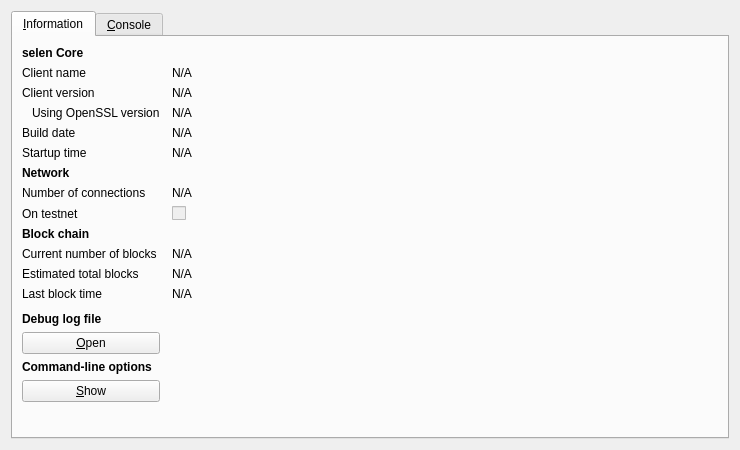
<?xml version="1.0" encoding="UTF-8"?>
<ui version="4.0">
 <class>RPCConsole</class>
 <widget class="QDialog" name="RPCConsole">
  <property name="geometry">
   <rect>
    <x>0</x>
    <y>0</y>
    <width>740</width>
    <height>450</height>
   </rect>
  </property>
  <property name="windowTitle">
   <string>selen - Debug window</string>
  </property>
  <layout class="QVBoxLayout" name="verticalLayout_2">
   <item>
    <widget class="QTabWidget" name="tabWidget">
     <property name="currentIndex">
      <number>0</number>
     </property>
     <widget class="QWidget" name="tab_info">
      <attribute name="title">
       <string>&amp;Information</string>
      </attribute>
      <layout class="QGridLayout" name="gridLayout" columnstretch="0,1">
       <property name="horizontalSpacing">
        <number>12</number>
       </property>
       <item row="0" column="0">
        <widget class="QLabel" name="label_9">
         <property name="font">
          <font>
           <weight>75</weight>
           <bold>true</bold>
          </font>
         </property>
         <property name="text">
          <string>selen Core</string>
         </property>
        </widget>
       </item>
       <item row="1" column="0">
        <widget class="QLabel" name="label_5">
         <property name="text">
          <string>Client name</string>
         </property>
        </widget>
       </item>
       <item row="1" column="1">
        <widget class="QLabel" name="clientName">
         <property name="cursor">
          <cursorShape>IBeamCursor</cursorShape>
         </property>
         <property name="text">
          <string>N/A</string>
         </property>
         <property name="textFormat">
          <enum>Qt::PlainText</enum>
         </property>
         <property name="textInteractionFlags">
          <set>Qt::LinksAccessibleByMouse|Qt::TextSelectableByKeyboard|Qt::TextSelectableByMouse</set>
         </property>
        </widget>
       </item>
       <item row="2" column="0">
        <widget class="QLabel" name="label_6">
         <property name="text">
          <string>Client version</string>
         </property>
        </widget>
       </item>
       <item row="2" column="1">
        <widget class="QLabel" name="clientVersion">
         <property name="cursor">
          <cursorShape>IBeamCursor</cursorShape>
         </property>
         <property name="text">
          <string>N/A</string>
         </property>
         <property name="textFormat">
          <enum>Qt::PlainText</enum>
         </property>
         <property name="textInteractionFlags">
          <set>Qt::LinksAccessibleByMouse|Qt::TextSelectableByKeyboard|Qt::TextSelectableByMouse</set>
         </property>
        </widget>
       </item>
       <item row="3" column="0">
        <widget class="QLabel" name="label_14">
         <property name="text">
          <string>Using OpenSSL version</string>
         </property>
         <property name="indent">
          <number>10</number>
         </property>
        </widget>
       </item>
       <item row="3" column="1">
        <widget class="QLabel" name="openSSLVersion">
         <property name="cursor">
          <cursorShape>IBeamCursor</cursorShape>
         </property>
         <property name="text">
          <string>N/A</string>
         </property>
         <property name="textFormat">
          <enum>Qt::PlainText</enum>
         </property>
         <property name="textInteractionFlags">
          <set>Qt::LinksAccessibleByMouse|Qt::TextSelectableByKeyboard|Qt::TextSelectableByMouse</set>
         </property>
        </widget>
       </item>
       <item row="4" column="0">
        <widget class="QLabel" name="label_12">
         <property name="text">
          <string>Build date</string>
         </property>
        </widget>
       </item>
       <item row="4" column="1">
        <widget class="QLabel" name="buildDate">
         <property name="cursor">
          <cursorShape>IBeamCursor</cursorShape>
         </property>
         <property name="text">
          <string>N/A</string>
         </property>
         <property name="textFormat">
          <enum>Qt::PlainText</enum>
         </property>
         <property name="textInteractionFlags">
          <set>Qt::LinksAccessibleByMouse|Qt::TextSelectableByKeyboard|Qt::TextSelectableByMouse</set>
         </property>
        </widget>
       </item>
       <item row="5" column="0">
        <widget class="QLabel" name="label_13">
         <property name="text">
          <string>Startup time</string>
         </property>
        </widget>
       </item>
       <item row="5" column="1">
        <widget class="QLabel" name="startupTime">
         <property name="cursor">
          <cursorShape>IBeamCursor</cursorShape>
         </property>
         <property name="text">
          <string>N/A</string>
         </property>
         <property name="textFormat">
          <enum>Qt::PlainText</enum>
         </property>
         <property name="textInteractionFlags">
          <set>Qt::LinksAccessibleByMouse|Qt::TextSelectableByKeyboard|Qt::TextSelectableByMouse</set>
         </property>
        </widget>
       </item>
       <item row="6" column="0">
        <widget class="QLabel" name="label_11">
         <property name="font">
          <font>
           <weight>75</weight>
           <bold>true</bold>
          </font>
         </property>
         <property name="text">
          <string>Network</string>
         </property>
        </widget>
       </item>
       <item row="7" column="0">
        <widget class="QLabel" name="label_7">
         <property name="text">
          <string>Number of connections</string>
         </property>
        </widget>
       </item>
       <item row="7" column="1">
        <widget class="QLabel" name="numberOfConnections">
         <property name="cursor">
          <cursorShape>IBeamCursor</cursorShape>
         </property>
         <property name="text">
          <string>N/A</string>
         </property>
         <property name="textFormat">
          <enum>Qt::PlainText</enum>
         </property>
         <property name="textInteractionFlags">
          <set>Qt::LinksAccessibleByMouse|Qt::TextSelectableByKeyboard|Qt::TextSelectableByMouse</set>
         </property>
        </widget>
       </item>
       <item row="8" column="0">
        <widget class="QLabel" name="label_8">
         <property name="text">
          <string>On testnet</string>
         </property>
        </widget>
       </item>
       <item row="8" column="1">
        <widget class="QCheckBox" name="isTestNet">
         <property name="enabled">
          <bool>false</bool>
         </property>
         <property name="text">
          <string/>
         </property>
        </widget>
       </item>
       <item row="9" column="0">
        <widget class="QLabel" name="label_10">
         <property name="font">
          <font>
           <weight>75</weight>
           <bold>true</bold>
          </font>
         </property>
         <property name="text">
          <string>Block chain</string>
         </property>
        </widget>
       </item>
       <item row="10" column="0">
        <widget class="QLabel" name="label_3">
         <property name="text">
          <string>Current number of blocks</string>
         </property>
        </widget>
       </item>
       <item row="10" column="1">
        <widget class="QLabel" name="numberOfBlocks">
         <property name="cursor">
          <cursorShape>IBeamCursor</cursorShape>
         </property>
         <property name="text">
          <string>N/A</string>
         </property>
         <property name="textFormat">
          <enum>Qt::PlainText</enum>
         </property>
         <property name="textInteractionFlags">
          <set>Qt::LinksAccessibleByMouse|Qt::TextSelectableByKeyboard|Qt::TextSelectableByMouse</set>
         </property>
        </widget>
       </item>
       <item row="11" column="0">
        <widget class="QLabel" name="label_4">
         <property name="text">
          <string>Estimated total blocks</string>
         </property>
        </widget>
       </item>
       <item row="11" column="1">
        <widget class="QLabel" name="totalBlocks">
         <property name="cursor">
          <cursorShape>IBeamCursor</cursorShape>
         </property>
         <property name="text">
          <string>N/A</string>
         </property>
         <property name="textFormat">
          <enum>Qt::PlainText</enum>
         </property>
         <property name="textInteractionFlags">
          <set>Qt::LinksAccessibleByMouse|Qt::TextSelectableByKeyboard|Qt::TextSelectableByMouse</set>
         </property>
        </widget>
       </item>
       <item row="12" column="0">
        <widget class="QLabel" name="label_2">
         <property name="text">
          <string>Last block time</string>
         </property>
        </widget>
       </item>
       <item row="12" column="1">
        <widget class="QLabel" name="lastBlockTime">
         <property name="cursor">
          <cursorShape>IBeamCursor</cursorShape>
         </property>
         <property name="text">
          <string>N/A</string>
         </property>
         <property name="textFormat">
          <enum>Qt::PlainText</enum>
         </property>
         <property name="textInteractionFlags">
          <set>Qt::LinksAccessibleByMouse|Qt::TextSelectableByKeyboard|Qt::TextSelectableByMouse</set>
         </property>
        </widget>
       </item>
       <item row="13" column="0">
        <spacer name="verticalSpacer_2">
         <property name="orientation">
          <enum>Qt::Vertical</enum>
         </property>
         <property name="sizeHint" stdset="0">
          <size>
           <width>20</width>
           <height>20</height>
          </size>
         </property>
        </spacer>
       </item>
       <item row="14" column="0">
        <widget class="QLabel" name="labelDebugLogfile">
         <property name="font">
          <font>
           <weight>75</weight>
           <bold>true</bold>
          </font>
         </property>
         <property name="text">
          <string>Debug log file</string>
         </property>
        </widget>
       </item>
       <item row="15" column="0">
        <widget class="QPushButton" name="openDebugLogfileButton">
         <property name="toolTip">
          <string>Open the selen debug log file from the current data directory. This can take a few seconds for large log files.</string>
         </property>
         <property name="text">
          <string>&amp;Open</string>
         </property>
         <property name="autoDefault">
          <bool>false</bool>
         </property>
        </widget>
       </item>
       <item row="16" column="0">
        <widget class="QLabel" name="labelCLOptions">
         <property name="font">
          <font>
           <weight>75</weight>
           <bold>true</bold>
          </font>
         </property>
         <property name="text">
          <string>Command-line options</string>
         </property>
        </widget>
       </item>
       <item row="17" column="0">
        <widget class="QPushButton" name="showCLOptionsButton">
         <property name="toolTip">
          <string>Show the selen-Qt help message to get a list with possible selen command-line options.</string>
         </property>
         <property name="text">
          <string>&amp;Show</string>
         </property>
         <property name="autoDefault">
          <bool>false</bool>
         </property>
        </widget>
       </item>
       <item row="18" column="0">
        <spacer name="verticalSpacer">
         <property name="orientation">
          <enum>Qt::Vertical</enum>
         </property>
         <property name="sizeHint" stdset="0">
          <size>
           <width>20</width>
           <height>40</height>
          </size>
         </property>
        </spacer>
       </item>
      </layout>
     </widget>
     <widget class="QWidget" name="tab_console">
      <attribute name="title">
       <string>&amp;Console</string>
      </attribute>
      <layout class="QVBoxLayout" name="verticalLayout_3">
       <property name="spacing">
        <number>3</number>
       </property>
       <item>
        <widget class="QTextEdit" name="messagesWidget">
         <property name="minimumSize">
          <size>
           <width>0</width>
           <height>100</height>
          </size>
         </property>
         <property name="readOnly">
          <bool>true</bool>
         </property>
         <property name="tabKeyNavigation" stdset="0">
          <bool>false</bool>
         </property>
         <property name="columnCount" stdset="0">
          <number>2</number>
         </property>
        </widget>
       </item>
       <item>
        <layout class="QHBoxLayout" name="horizontalLayout">
         <property name="spacing">
          <number>3</number>
         </property>
         <item>
          <widget class="QLabel" name="label">
           <property name="text">
            <string notr="true">&gt;</string>
           </property>
          </widget>
         </item>
         <item>
          <widget class="QLineEdit" name="lineEdit"/>
         </item>
         <item>
          <widget class="QPushButton" name="clearButton">
           <property name="maximumSize">
            <size>
             <width>24</width>
             <height>24</height>
            </size>
           </property>
           <property name="toolTip">
            <string>Clear console</string>
           </property>
           <property name="text">
            <string/>
           </property>
           <property name="icon">
            <iconset resource="../bitcoin.qrc">
             <normaloff>:/icons/remove</normaloff>:/icons/remove</iconset>
           </property>
           <property name="shortcut">
            <string notr="true">Ctrl+L</string>
           </property>
           <property name="autoDefault">
            <bool>false</bool>
           </property>
          </widget>
         </item>
        </layout>
       </item>
      </layout>
     </widget>
    </widget>
   </item>
  </layout>
 </widget>
 <resources>
  <include location="../bitcoin.qrc"/>
 </resources>
 <connections/>
</ui>
